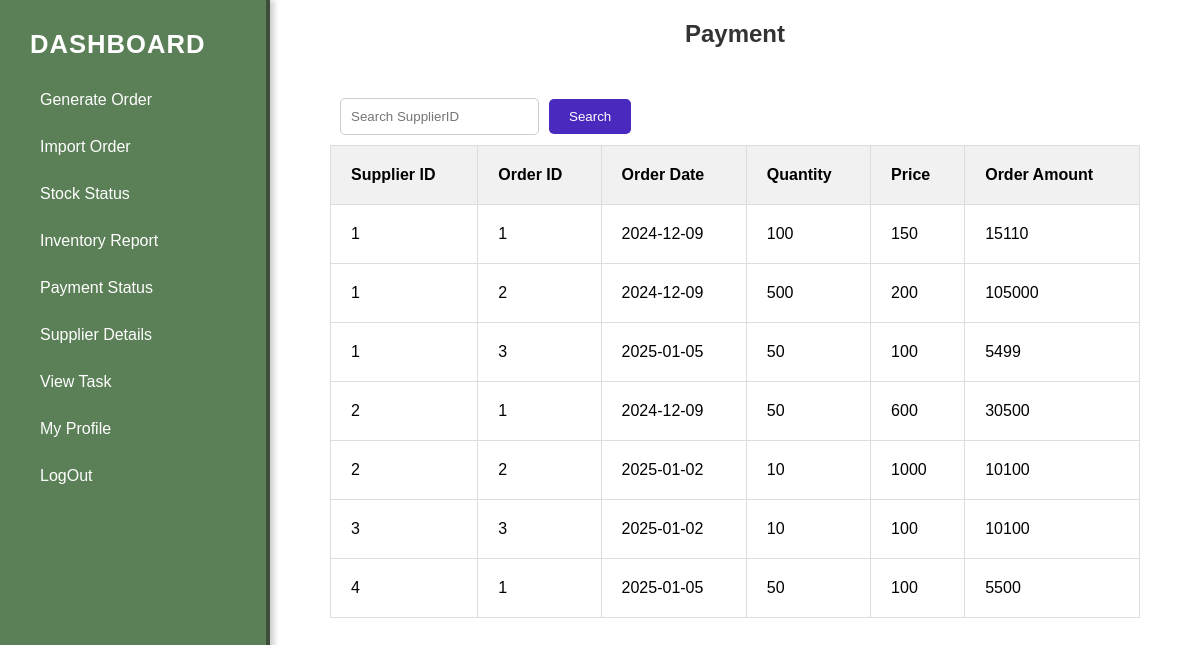
/Invpaymentstatus.php, run on the app's committed database.
### tables this page shows
CREATE TABLE `sgenpay` (
  `SupplierID` int(11) NOT NULL,
  `OrderID` int(11) NOT NULL,
  `OrderDate` date NOT NULL,
  `Quantity` int(10) NOT NULL,
  `Price` int(20) NOT NULL,
  `OrderAmount` int(30) NOT NULL,
  `Status` varchar(10) NOT NULL
);

### Invpaymentstatus.php (the view, shortened to what this page needs)
<!DOCTYPE html>
<html>
<head>
    <link rel="stylesheet" href="Invpaymentstatus.css">
</head>
<body>
     <aside class="sidebar">
        <div class="logo">Dashboard</div>
        <ul class="menu">
        <li><a href="ingenorder.html">Generate Order</a></li>
            <li><a href="invieworder.php">Import Order</a></li>
            <li><a href="imstock.html">Stock Status</a></li>
            <li><a href="Inventory.html">Inventory Report</a></li>
            <li><a href="Invpaymentstatus.php">Payment Status</a></li>
            <li><a href="invsdetail.php">Supplier Details</a></li>
            <li><a href="inviewtask.php">View Task</a></li>
            <li><a href="IMprofile.html">My Profile</a></li>
            <li><a href="StDashboard.html">LogOut</a></li>
        </ul>
    </aside>
     <main>
     <h1 class="head">Payment</h1>
<form name="order" method="get" onsubmit="return validateForm(event)">
    <div>
        <input class="" type="text" name="search" placeholder="Search SupplierID">
        <input type="submit" value="Search">
    </div>
<table>
    <thead>
        <tr>
            <th>Supplier ID</th>
            <th>Order ID</th>
            <th>Order Date</th>
            <th>Quantity</th>
            <th>Price</th>
            <th>Order Amount</th>
        </tr>
    </thead>
    <tbody>
    <?php
   include('conf.php');
$sql = "SELECT * FROM sgenpay";
$result = $conn->query($sql);
if ($result->num_rows > 0) {
while ($row = $result->fetch_assoc()) {
    echo "<tr>";
    echo "<td>" . ($row["SupplierID"]) . "</td>";
    echo "<td>" . ($row["OrderID"]) . "</td>";
    echo "<td>" . ($row["OrderDate"]) . "</td>";
    echo "<td>" . ($row["Quantity"]) . "</td>";
    echo "<td>" . ($row["Price"]) . "</td>";
    echo "<td>" . ($row["OrderAmount"]) . "</td>";
    echo "</tr>";
}
} else {
echo "<tr><td colspan='7'>No supplierID found.</td></tr>";
}
?>
    </tbody>
</table>
</form>
     </main>
</body>
</html>

### Invpaymentstatus.css (style rules this page uses)
form { padding: 20px; margin: 20px; }
h1.head { text-align: center; font-size: 1.5em; font-family: Arial, Helvetica, sans-serif; color: #333; }
table { width: 100%; border-collapse: collapse; }
table thead { background-color: #f1f1f1; }
table th, table td { padding: 20px; text-align: left; border: 1px solid #ddd; }
div { display: flex; align-items: center; margin: 10px; }
input[type="text"] { padding: 10px; border: 1px solid #ccc; border-radius: 5px; margin-right: 10px; }
input[type="submit"] { padding: 10px 20px; background-color: #4a2abe; color: white; border: none; border-radius: 5px; cursor: pointer; transition: background-color 0.3s; }
* { margin: 0; padding: 0; box-sizing: border-box; font-family: 'Arial', sans-serif; }
.sidebar { position: fixed; left: 0; top: 0; width: 270px; height: 100vh; background-color: #5b7f56; color: white; overflow-y: auto; padding: 20px; box-shadow: 4px 0 6px rgba(0, 0, 0, 0.2); border-right: 4px solid #3c4d38; transition: all 0.3s ease; }
.sidebar .logo { font-size: 1.6rem; margin-bottom: 20px; font-weight: bold; text-transform: uppercase; color: #fff; letter-spacing: 1px; }
.sidebar ul { list-style: none; }
.sidebar ul li a { color: white; text-decoration: none; display: block; padding: 12px 20px; border-radius: 5px; transition: background-color 0.3s, padding 0.3s; margin: 5px 0; }
main { margin-left: 270px; padding: 20px; }

### data on the page
sgenpay: SupplierID "1", OrderID "1", OrderDate "2024-12-09", Quantity "100", Price "150", OrderAmount "15110"
sgenpay: SupplierID "1", OrderID "2", OrderDate "2024-12-09", Quantity "500", Price "200", OrderAmount "105000"
sgenpay: SupplierID "1", OrderID "3", OrderDate "2025-01-05", Quantity "50", Price "100", OrderAmount "5499"
sgenpay: SupplierID "2", OrderID "1", OrderDate "2024-12-09", Quantity "50", Price "600", OrderAmount "30500"
sgenpay: SupplierID "2", OrderID "2", OrderDate "2025-01-02", Quantity "10", Price "1000", OrderAmount "10100"
sgenpay: SupplierID "3", OrderID "3", OrderDate "2025-01-02", Quantity "10", Price "100", OrderAmount "10100"
sgenpay: SupplierID "4", OrderID "1", OrderDate "2025-01-05", Quantity "50", Price "100", OrderAmount "5500"
